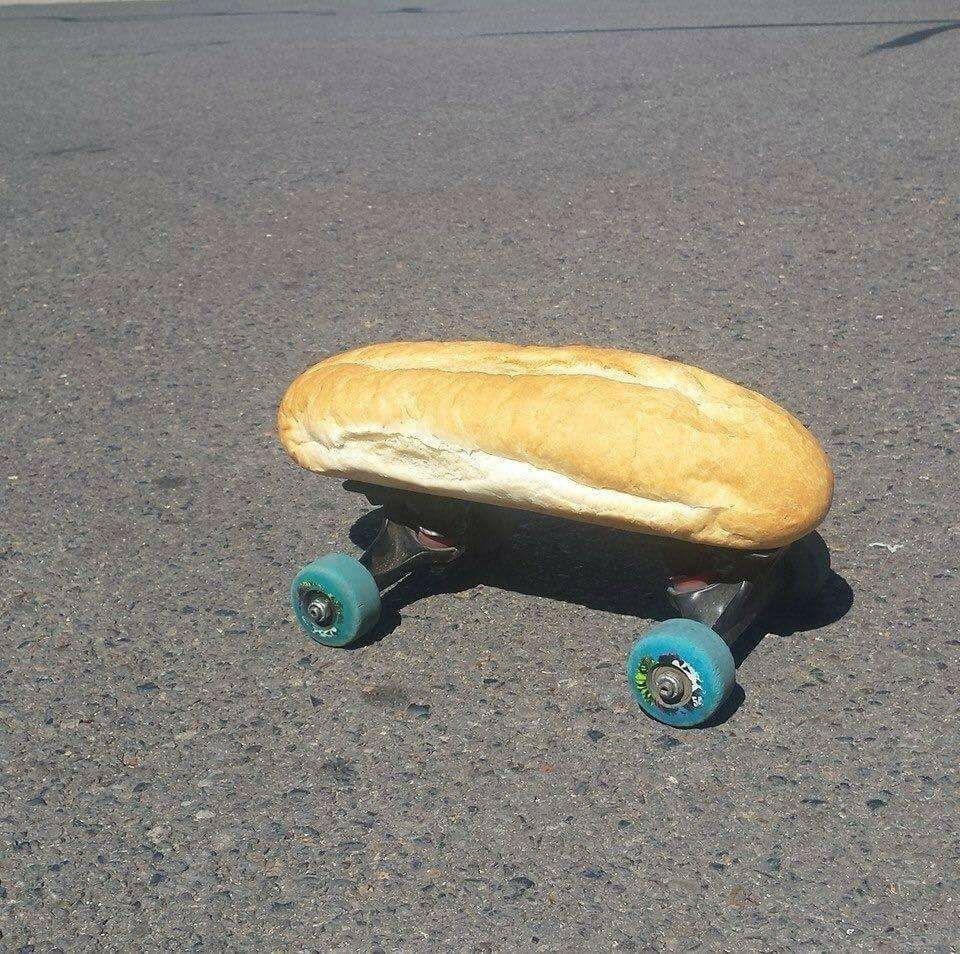
#> input picture ProcesamientoDeImagenesFacultad/Libro/foton.jpg, 960 x 954 px
$ python resize_rotate.py
#> lines starting #> are read from the running program, lines starting #| are printed output that depends on the picture
from PIL import Image

pil_im = Image.open("foton.jpg")
#> pil_im is the input picture: PIL image 960x954 RGB; mean R, G, B 133.8, 129.9, 121.9

out = pil_im.resize((128, 128))
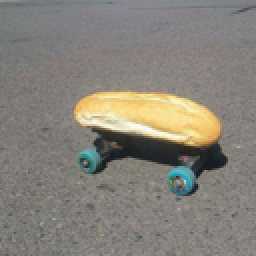
#> out: PIL image 128x128 RGB (shown 2 times larger); mean R, G, B 133.8, 129.9, 121.9

out2 = pil_im.rotate(45)
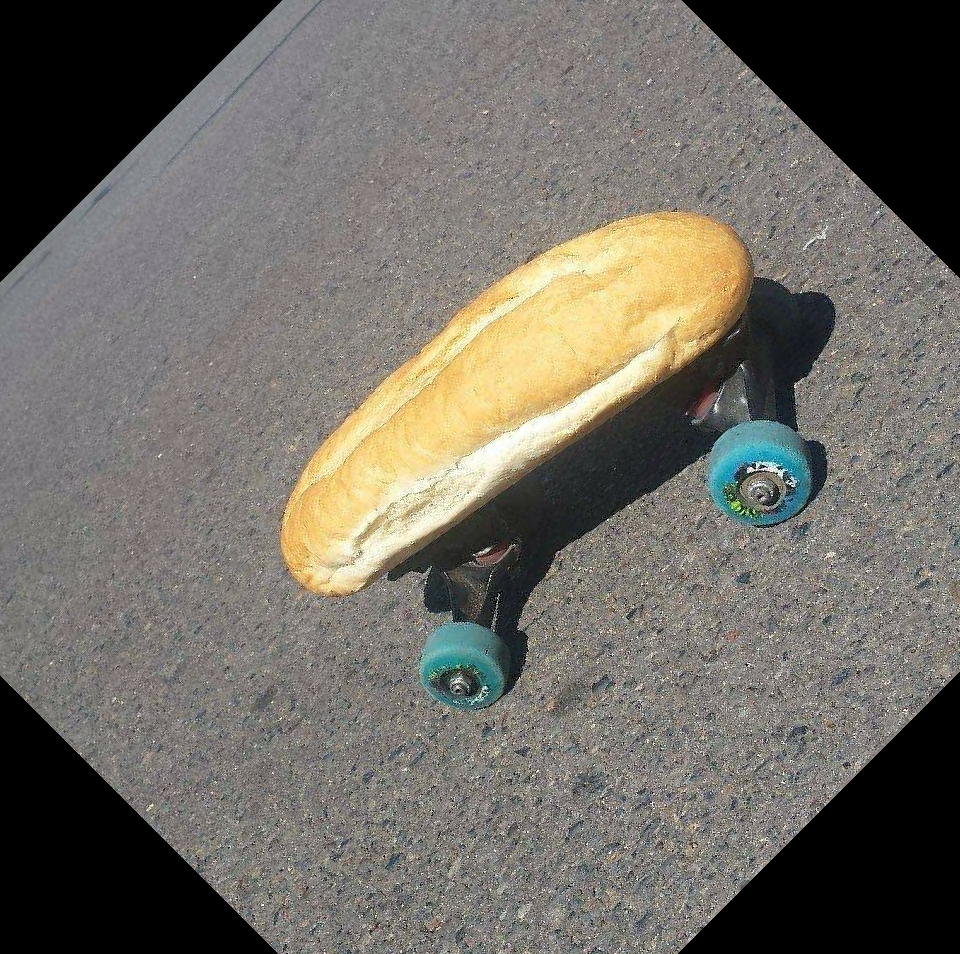
#> out2: PIL image 960x954 RGB; mean R, G, B 112.2, 108.3, 100.5
